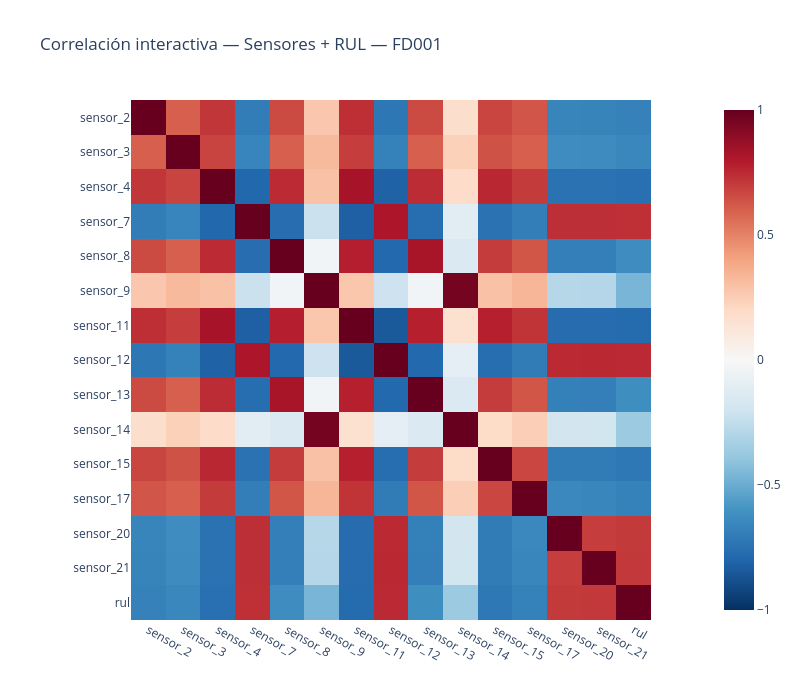

Notebook cell for this chart:
### Code cell
fig = px.imshow(
    corr.values,
    x=corr.columns.tolist(),
    y=corr.index.tolist(),
    color_continuous_scale="RdBu_r",
    zmin=-1,
    zmax=1,
    title="Correlación interactiva — Sensores + RUL — FD001",
    height=700,
    width=800,
)
fig.update_layout(template="plotly_white")
fig.show()

### Figure 1 — Plotly figure (JSON) as saved in the notebook; plotly's stock layout.template omitted (floating-point values rounded to 4 significant figures; data arrays with more than 128 entries replaced by an {"elided": "..."} marker saying what was removed)
{"data": [{"coloraxis": "coloraxis", "hovertemplate": "x: %{x}<br>y: %{y}<br>color: %{z}<extra></extra>", "name": "0", "type": "heatmap", "x": ["sensor_2", "sensor_3", "sensor_4", "sensor_7", "sensor_8", "sensor_9", "sensor_11", "sensor_12", "sensor_13", "sensor_14", "sensor_15", "sensor_17", "sensor_20", "sensor_21", "rul"], "xaxis": "x", "y": ["sensor_2", "sensor_3", "sensor_4", "sensor_7", "sensor_8", "sensor_9", "sensor_11", "sensor_12", "sensor_13", "sensor_14", "sensor_15", "sensor_17", "sensor_20", "sensor_21", "rul"], "yaxis": "y", "z": {"elided": "15x15 float values"}}], "layout": {"coloraxis": {"cmax": 1, "cmin": -1, "colorscale": [[0, "rgb(5,48,97)"], [0.1, "rgb(33,102,172)"], [0.2, "rgb(67,147,195)"], [0.3, "rgb(146,197,222)"], [0.4, "rgb(209,229,240)"], [0.5, "rgb(247,247,247)"], [0.6, "rgb(253,219,199)"], [0.7, "rgb(244,165,130)"], [0.8, "rgb(214,96,77)"], [0.9, "rgb(178,24,43)"], [1, "rgb(103,0,31)"]]}, "height": 700, "title": {"text": "Correlación interactiva — Sensores + RUL — FD001"}, "width": 800, "xaxis": {"anchor": "y", "constrain": "domain", "domain": [0, 1], "scaleanchor": "y"}, "yaxis": {"anchor": "x", "autorange": "reversed", "constrain": "domain", "domain": [0, 1]}}}
